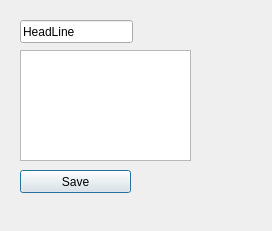
<?xml version="1.0" encoding="UTF-8"?>
<ui version="4.0">
 <class>NewNoteDialog</class>
 <widget class="QDialog" name="NewNoteDialog">
  <property name="geometry">
   <rect>
    <x>0</x>
    <y>0</y>
    <width>272</width>
    <height>231</height>
   </rect>
  </property>
  <property name="windowTitle">
   <string>Dialog</string>
  </property>
  <widget class="QTextEdit" name="textEditTextBody">
   <property name="geometry">
    <rect>
     <x>20</x>
     <y>50</y>
     <width>171</width>
     <height>111</height>
    </rect>
   </property>
  </widget>
  <widget class="QLineEdit" name="lineEditTitle">
   <property name="geometry">
    <rect>
     <x>20</x>
     <y>20</y>
     <width>113</width>
     <height>23</height>
    </rect>
   </property>
   <property name="text">
    <string>HeadLine</string>
   </property>
  </widget>
  <widget class="QPushButton" name="btnSave">
   <property name="geometry">
    <rect>
     <x>20</x>
     <y>170</y>
     <width>111</width>
     <height>23</height>
    </rect>
   </property>
   <property name="text">
    <string>Save</string>
   </property>
  </widget>
 </widget>
 <resources/>
 <connections/>
</ui>
